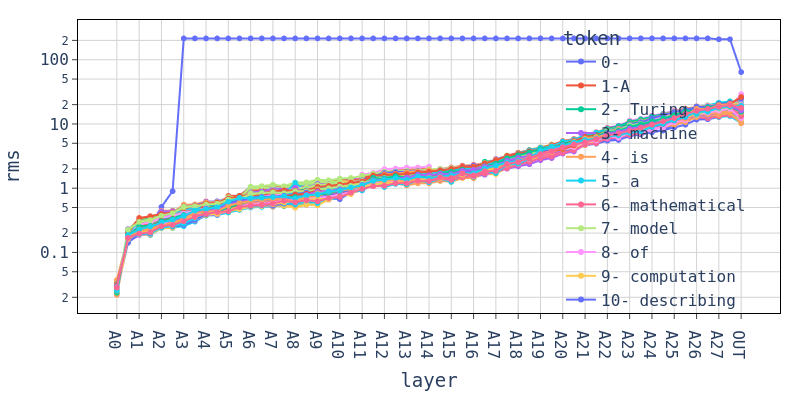

The notebook cell saved with this chart:
### Code cell
import plotly.express as px
import pandas as pd

rows = []
for layer_idx, tensor in enumerate(pre_rmsnorm_rms.values()):
    for token_idx in range(tensor.shape[1]):
        token = tokenizer.decode(inputs.input_ids[0,token_idx])
        layer = (f"A{layer_idx//2}" if layer_idx % 2 == 0 else f"M{layer_idx//2}") if layer_idx != len(pre_rmsnorm_rms.values()) - 1 else "OUT"
        rows.append({'layer': layer, 'token': f"{token_idx}-{token}", 'rms': tensor[0,token_idx,0].item()})

df = pd.DataFrame(rows)
df['idx'] = df.index
fig = px.line(df, x='layer', y='rms', color='token', markers=True)

fig.update_yaxes(type="log")

fig.update(**paper_style_dict)
fig.show()
